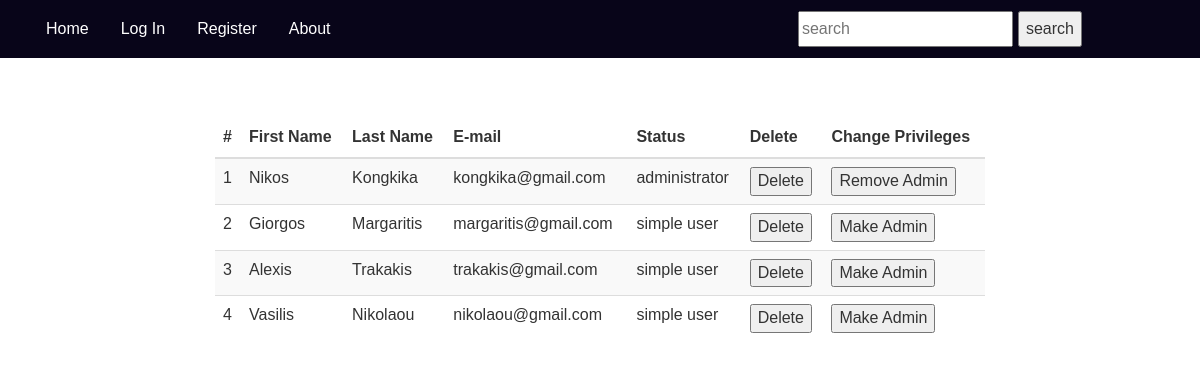
/users.php, run on an earlier commit of the app's database.
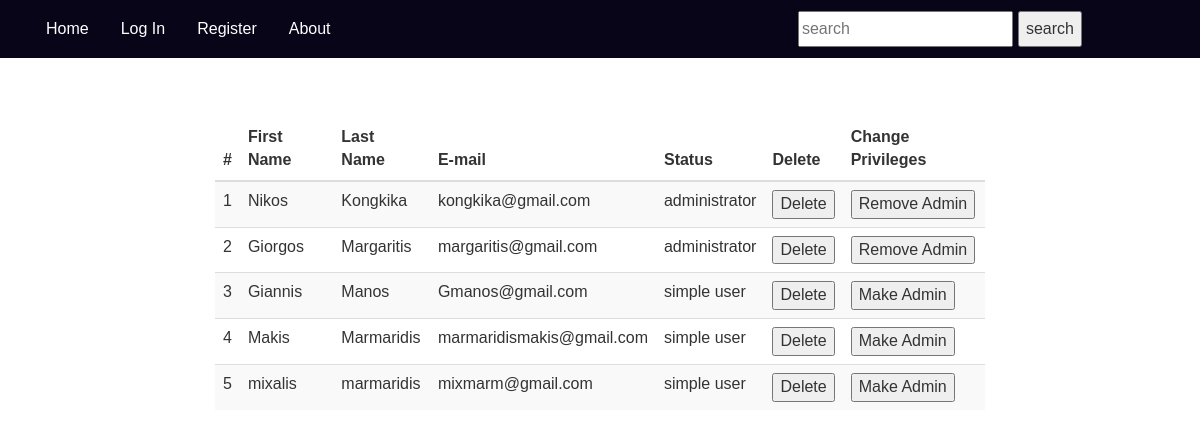
And on a later commit of the database.
### tables this page shows
CREATE TABLE `users` (
  `inf_user_id` int(11) NOT NULL,
  `inf_first_name` varchar(255) NOT NULL,
  `inf_last_name` varchar(255) NOT NULL,
  `inf_email` varchar(255) NOT NULL,
  `inf_password` varchar(255) NOT NULL
);

### functions.php (the view, shortened to what this page needs)
<?php
	function selectDataFromDBQuery($conn, $query){
		$result = $conn->query($query);
		return $result;
	}
	function createConnectionToDatabase(){
		$servername = "localhost";
		$db_username = "root";
		$db_password = "";
		$dbname = "inf_sys";
		$conn =new mysqli($servername, $db_username, $db_password, $dbname);
		return $conn;
	}
	function toggleLogInLogOut(){
		if (isset($_SESSION["email"])){
			echo '<li id = "profile"><a href="profile.php" >Profile</a></li>';
			echo '<li id = "logout_li"><a href="logout.php" >LogOut</a></li>';
		}
		else {
			echo '<li id = "login_li"><a href="#" data-toggle = "modal" data-target = "#login_modal">Log In</a></li>';
			echo '<li id = "register_li"><a href="#" data-toggle = "modal" data-target = "#register_modal">Register</a></li>';
		}
	}
	function isAdministrator($inf_user_id){
		$conn = createConnectionToDatabase();
		$query = "select * from administrators where inf_user_id = '$inf_user_id'";
		$result = selectDataFromDBQuery($conn, $query);
		$isAdmin = false;
		while($row = $result->fetch_assoc()){
			$isAdmin = true;
		}
		return $isAdmin;
	}
    function getAllUserData(){
    	$conn = createConnectionToDatabase();
    	$query = "select * from users";
    	$result = selectDataFromDBQuery($conn, $query);
    	$counter = 1;
    	while ($row = $result->fetch_assoc()){
    		echo printUser($row["inf_first_name"], $row["inf_last_name"], $row["inf_email"], $counter,
    			isAdministrator($row["inf_user_id"]), $row["inf_user_id"]);
    		$counter = $counter +1;
    	}
    }
    function printUser($f_name, $l_name, $e_mail, $counter, $status, $user_id){
    	$user_status = "simple user";
    	if ($status){
    		$user_status = "administrator";
    	}
    	if ($status){
    		return '<tr>
			        <td>'.$counter.'</td>
			        <td>'.$f_name.'</td>
			        <td>'.$l_name.'</td>
			        <td>'.$e_mail.'</td>
			        <td>'.$user_status.'</td>
			        <td>
			        <form method = "post">
			        	<button type = "submit" name = "delete_btn" value = "'.$user_id.'">Delete</button>
			        </form>
			        </td>
			        <td>
			        <form method = "post">
			        	<button type = "submit" name = "deleteAdmin_btn" value = "'.$user_id.'">Remove Admin</button>
			        </form>
			        </td>
		        </tr>';
    	}
    	else {
    	return '<tr>
			        <td>'.$counter.'</td>
			        <td>'.$f_name.'</td>
			        <td>'.$l_name.'</td>
			        <td>'.$e_mail.'</td>
			        <td>'.$user_status.'</td>
			        <td>
			        <form method = "post">
			        	<button type = "submit" name = "delete_btn" value = "'.$user_id.'">Delete</button>
			        </form>
			        </td>
			        <td>
			        <form method = "post">
			        	<button type = "submit" name = "makeadmin_btn" value = "'.$user_id.'">Make Admin</button>
			        </form>
			        </td>
		        </tr>';
		    }
    }
?>

### users.php (shortened to what this page needs)
<?php
  include 'functions.php';
?>
<!DOCTYPE html>
<html>
<head>
  <link rel="stylesheet" href="https://maxcdn.bootstrapcdn.com/bootstrap/3.3.7/css/bootstrap.min.css">
    <link rel="stylesheet" type="text/css" href="style/style.css">
</head>
<body>
<nav id="navigation">
    <ul style = "background-color: #080519;">
      <div style = "background-color: #080519;" class = "container">
        <li><a href="index.php">Home</a></li>
        <?php toggleLogInLogOut(); ?>
        <li><a href="about.php">About</a></li>
        <form method = 'get'>
          <li style="float:right"><input type="submit" value = "search" style = "margin-top : 11px; margin-right:88px;" name="search_bar" placeholder="Information Systems"></li>
          <li style="float:right"><input type="text" style = "margin-top : 11px; margin-right: 5px;" name="search_bar" placeholder="search"></li>
        </form>
    </div>
    </ul>
</nav>
<main>
  <div class = "col-md-2"></div>
  <div class = "col-md-8">
    <br>
    <br>
    <table = class = "table table-striped">
      <thead class = "warning">
        <tr>
          <th scope = "col">#</th>
          <th scope="col">First Name</th>
          <th scope="col">Last Name</th>
          <th scope="col">E-mail</th>
          <th scope="col">Status</th>
          <th scope="col">Delete</th>
          <th scope="col">Change Privileges</th>
        </tr>
      </thead>
      <tbody>
        <?php getAllUserData() ?>
      </tbody>
    </table>
  </div>
  <div class = "col-md-2"></div>
</main>
</body>
</html>

### style/style.css (style rules this page uses)
* { box-sizing: border-box; }
html { font-size: 62.5%; }
body { margin: 0; opacity: 0; font: 1.6rem/1.875 'Avenir Next', sans-serif; }
body.loaded { opacity: 1; transition: 1s opacity; }
ul { list-style-type: none; margin: 0; padding: 0; overflow: hidden; background-color: #333; }
li { float: left; }
li a { display: block; color: white; text-align: center; padding: 14px 16px; text-decoration: none; }

What changed in the data, as far as the page shows it:
removed users: counter "3", inf_first_name "Alexis", inf_last_name "Trakakis", inf_email "trakakis@gmail.com", $user_id 30 (drawn)
removed users: counter "4", inf_first_name "Vasilis", inf_last_name "Nikolaou", inf_email "nikolaou@gmail.com", $user_id 31 (drawn)
shown differently, row unchanged: users (number 2 of 5 on the later page): f_name (not shown) → "Giorgos"; l_name (not shown) → "Margaritis"; e_mail (not shown) → "margaritis@gmail.com"; inf_first_name "Giorgos" → (not shown); inf_last_name "Margaritis" → (not shown); inf_email "margaritis@gmail.com" → (not shown); text "Make Admin" → "Remove Admin"
added users: counter "3", inf_first_name "Giannis", inf_last_name "Manos", inf_email "Gmanos@gmail.com", $user_id 32 (drawn)
added users: counter "4", inf_first_name "Makis", inf_last_name "Marmaridis", inf_email "marmaridismakis@gmail.com", $user_id 33 (drawn)
added users: counter "5", inf_first_name "mixalis", inf_last_name "marmaridis", inf_email "mixmarm@gmail.com", $user_id 34 (drawn)
